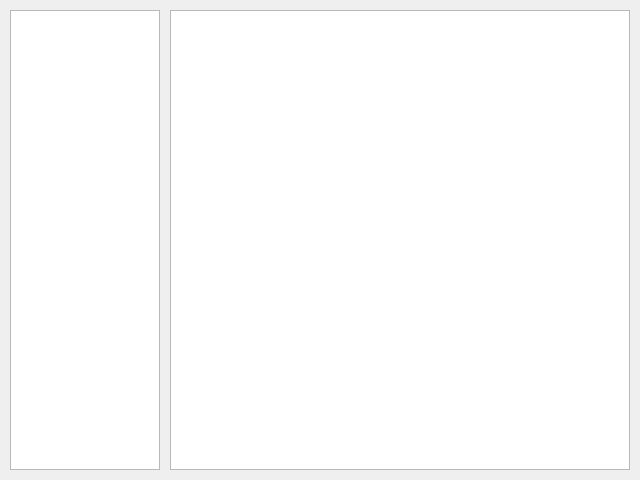
<?xml version="1.0" encoding="UTF-8"?>
<ui version="4.0">
 <class>ChatRecord</class>
 <widget class="QDialog" name="ChatRecord">
  <property name="geometry">
   <rect>
    <x>0</x>
    <y>0</y>
    <width>640</width>
    <height>480</height>
   </rect>
  </property>
  <property name="windowTitle">
   <string>Dialog</string>
  </property>
  <widget class="QListView" name="peerListView">
   <property name="geometry">
    <rect>
     <x>10</x>
     <y>10</y>
     <width>150</width>
     <height>460</height>
    </rect>
   </property>
  </widget>
  <widget class="QListView" name="messageListView">
   <property name="geometry">
    <rect>
     <x>170</x>
     <y>10</y>
     <width>460</width>
     <height>460</height>
    </rect>
   </property>
  </widget>
 </widget>
 <resources/>
 <connections/>
</ui>
